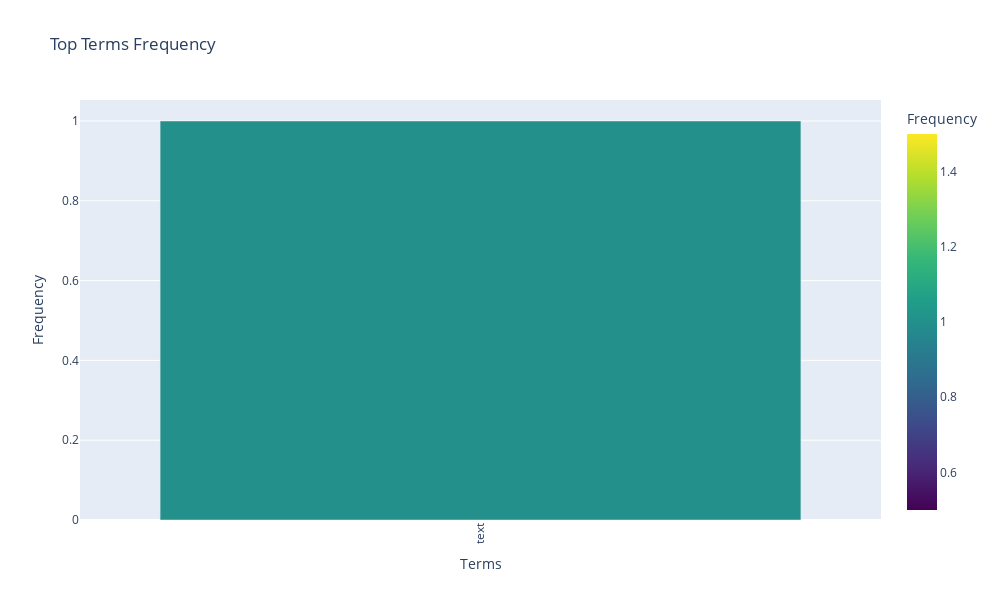

The notebook cell saved with this chart:
### Markdown cell above
I modified the code and only allow those terms with frequency bigger than 0 to show

### Code cell
# Answer here
import pandas as pd
import numpy as np
import plotly.express as px
from sklearn.feature_extraction.text import CountVectorizer
df = pd.read_csv('twenty_train_data.csv')  


documents = df['text'].tolist()  

count_vect = CountVectorizer()
X_counts = count_vect.fit_transform(X)

# Calculate term frequencies
term_frequencies = np.asarray(X_counts.sum(axis=0)).flatten()

# Create a DataFrame for term frequencies
terms = count_vect.get_feature_names_out()
term_counts_df = pd.DataFrame({'term': terms, 'frequency': term_frequencies})

# Remove terms with frequency = 0
term_counts_df = term_counts_df[term_counts_df['frequency'] > 0]

# Print the number of unique terms after filtering
print("Number of unique terms after filtering:", len(term_counts_df))

# Sort by frequency and select the top terms (for example, top 300)
top_terms_df = term_counts_df.nlargest(300, 'frequency')

# Create a bar plot using Plotly
fig = px.bar(top_terms_df, 
             x='term', 
             y='frequency',
             title='Top Terms Frequency',
             labels={'term': 'Terms', 'frequency': 'Frequency'},
             color='frequency', 
             color_continuous_scale='Viridis')  

fig.update_layout(xaxis_tickangle=-90,  
                  width=1000,           
                  height=600)          


fig.show()

### Figure 1 — Plotly figure (JSON) as saved in the notebook; plotly's stock layout.template omitted (floating-point values rounded to 4 significant figures)
{"data": [{"alignmentgroup": "True", "hovertemplate": "Terms=%{x}<br>Frequency=%{marker.color}<extra></extra>", "legendgroup": "", "marker": {"color": [1], "coloraxis": "coloraxis", "pattern": {"shape": ""}}, "name": "", "offsetgroup": "", "orientation": "v", "showlegend": false, "textposition": "auto", "type": "bar", "x": ["text"], "xaxis": "x", "y": [1], "yaxis": "y"}], "layout": {"barmode": "relative", "coloraxis": {"colorbar": {"title": {"text": "Frequency"}}, "colorscale": [[0, "#440154"], [0.1111, "#482878"], [0.2222, "#3e4989"], [0.3333, "#31688e"], [0.4444, "#26828e"], [0.5556, "#1f9e89"], [0.6667, "#35b779"], [0.7778, "#6ece58"], [0.8889, "#b5de2b"], [1, "#fde725"]]}, "height": 600, "legend": {"tracegroupgap": 0}, "title": {"text": "Top Terms Frequency"}, "width": 1000, "xaxis": {"anchor": "y", "domain": [0, 1], "tickangle": -90, "title": {"text": "Terms"}}, "yaxis": {"anchor": "x", "domain": [0, 1], "title": {"text": "Frequency"}}}}
